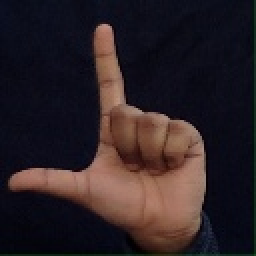
#> input picture samples/Indian_L.jpg, 128 x 128 px (shown 2 times larger)
$ python make_screenshots.py
#> lines starting #> are read from the running program, lines starting #| are printed output that depends on the picture
### tests/e2e_live_browser.py
"""
End-to-end test of the LIVE camera page in a real browser (not run by pytest).

It starts the Streamlit server, opens headless Chromium with a FAKE WEBCAM (a video file made from a sample image:
the sign "L" for 5 s, an empty scene for 2 s, then "L" again) and checks that the app really
    * connects the browser camera through WebRTC,
    * recognises the sign and types it,
    * types the letter once (not once per frame) and again after the hand was lowered,
    * keeps working when buttons are pressed.

Setup (once):   pip install playwright && playwright install chromium
Run:            python tests/e2e_live_browser.py [--screenshots docs/screenshots]
"""
import argparse
import subprocess
import sys
import time
import urllib.request
from pathlib import Path

import cv2
import numpy as np

ROOT = Path(__file__).resolve().parent.parent
PORT = 8601
URL = f"http://localhost:{PORT}"


def make_fake_webcam(path: Path) -> None:
    src = cv2.imread(str(ROOT / "samples" / "Indian_L.jpg"))
#> src is the input picture: shape (128, 128, 3); mean B, G, R 37, 33.2, 43.7
    canvas = np.zeros((480, 640, 3), np.uint8)
    canvas[:, 80:560] = cv2.resize(src, (480, 480), interpolation=cv2.INTER_CUBIC)
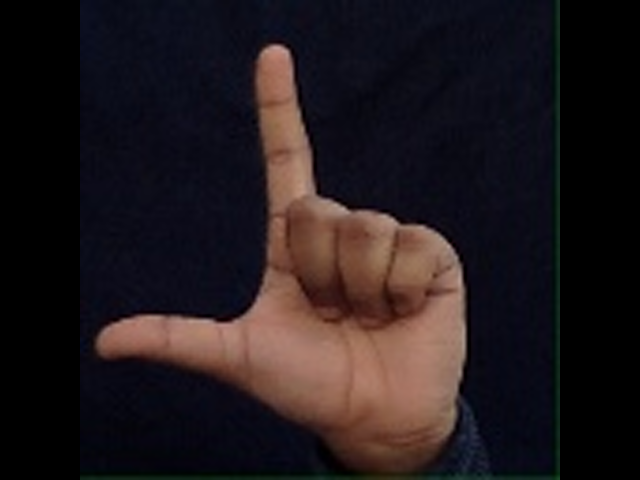
#> canvas: shape (480, 640, 3); mean B, G, R 27.7, 24.9, 32.8
    empty = np.full((480, 640, 3), (40, 30, 25), np.uint8)
    enc = lambda f: cv2.imencode(".jpg", f, [cv2.IMWRITE_JPEG_QUALITY, 90])[1].tobytes()
#> (the run stopped early here; a loop or call above may not have finished)

$ run again, with docs/screenshots/about_project.png saved as samples/Indian_L.jpg
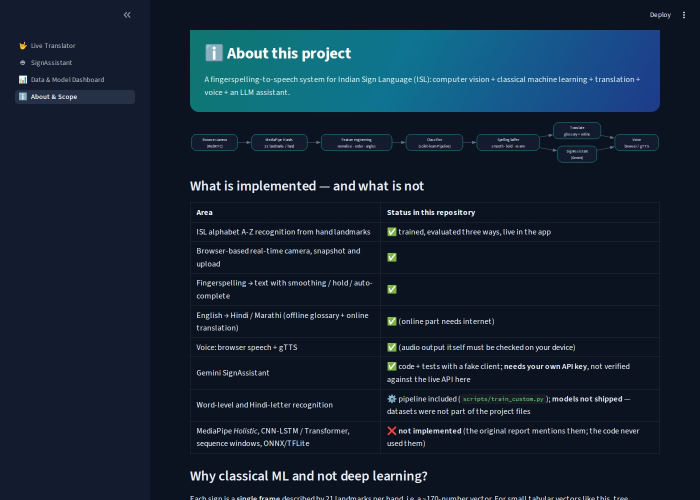
#> input picture docs/screenshots/about_project.png, 1400 x 1000 px (shown at 1/2 size)
#> in make_fake_webcam, src is the input picture: shape (1000, 1400, 3); mean B, G, R 52.3, 35.9, 19.8
#> in make_fake_webcam, `canvas[:, 80:560] = cv2.resize(src, (480, 480), interpolation=cv2.INTE..`:
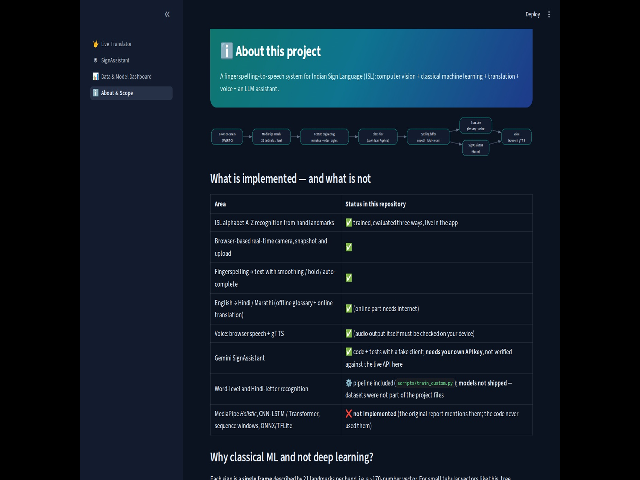
#> canvas: shape (480, 640, 3); mean B, G, R 39.2, 26.9, 14.9

$ run again, with docs/screenshots/dashboard-dataset.png saved as samples/Indian_L.jpg
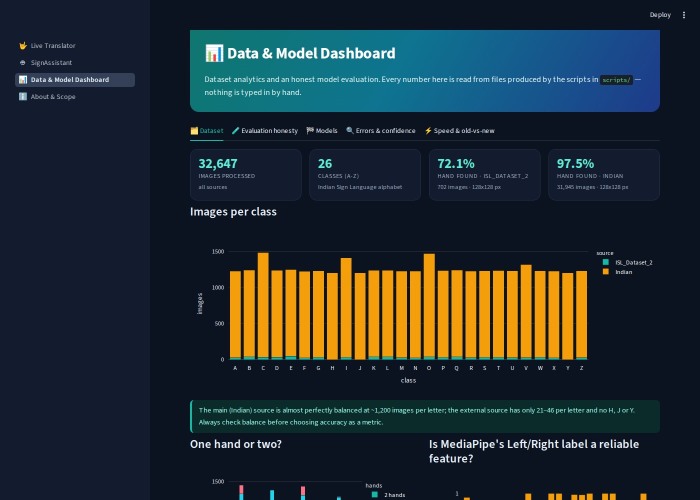
#> input picture docs/screenshots/dashboard-dataset.png, 1400 x 1000 px (shown at 1/2 size)
#> in make_fake_webcam, src is the input picture: shape (1000, 1400, 3); mean B, G, R 49.9, 45.3, 34.6
#> in make_fake_webcam, `canvas[:, 80:560] = cv2.resize(src, (480, 480), interpolation=cv2.INTE..`:
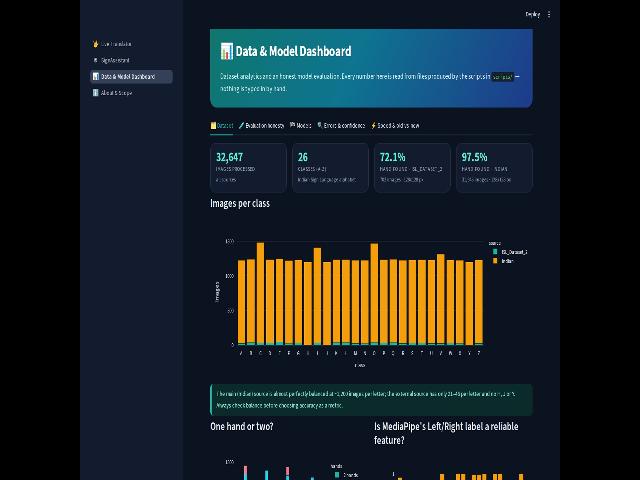
#> canvas: shape (480, 640, 3); mean B, G, R 37.4, 34, 26

$ run again, with docs/screenshots/dashboard-errors.png saved as samples/Indian_L.jpg
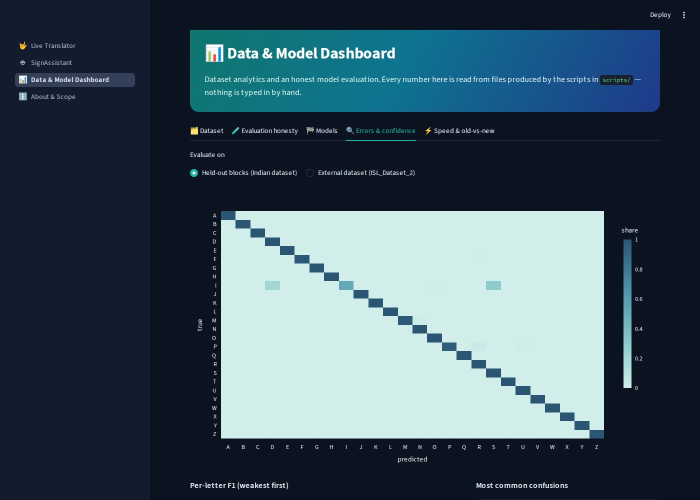
#> input picture docs/screenshots/dashboard-errors.png, 1400 x 1000 px (shown at 1/2 size)
#> in make_fake_webcam, src is the input picture: shape (1000, 1400, 3); mean B, G, R 98, 85.5, 64.1
#> in make_fake_webcam, `canvas[:, 80:560] = cv2.resize(src, (480, 480), interpolation=cv2.INTE..`:
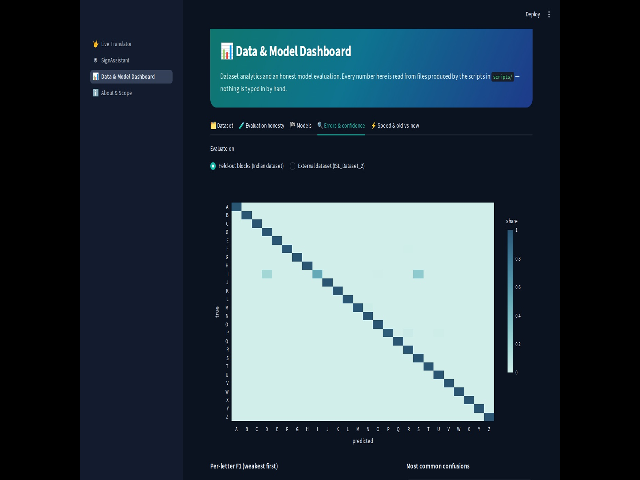
#> canvas: shape (480, 640, 3); mean B, G, R 73.4, 64, 48
